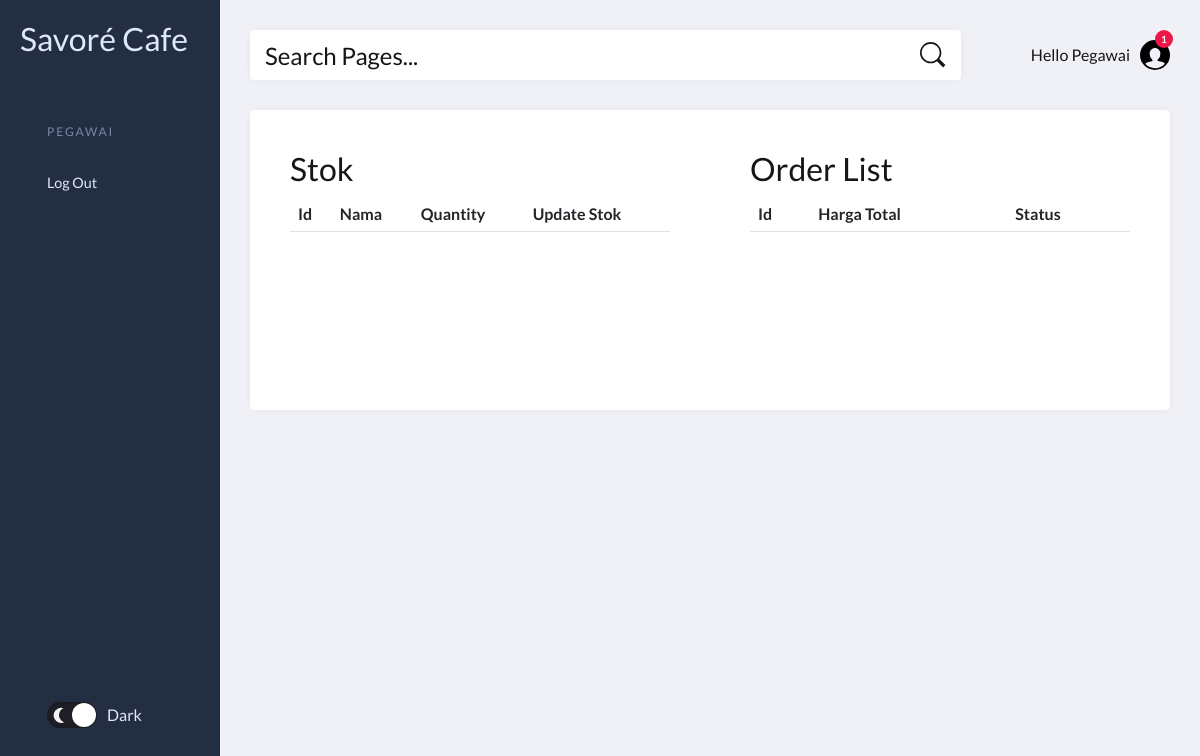
/pegawai.php, run on an earlier commit of the app's database.
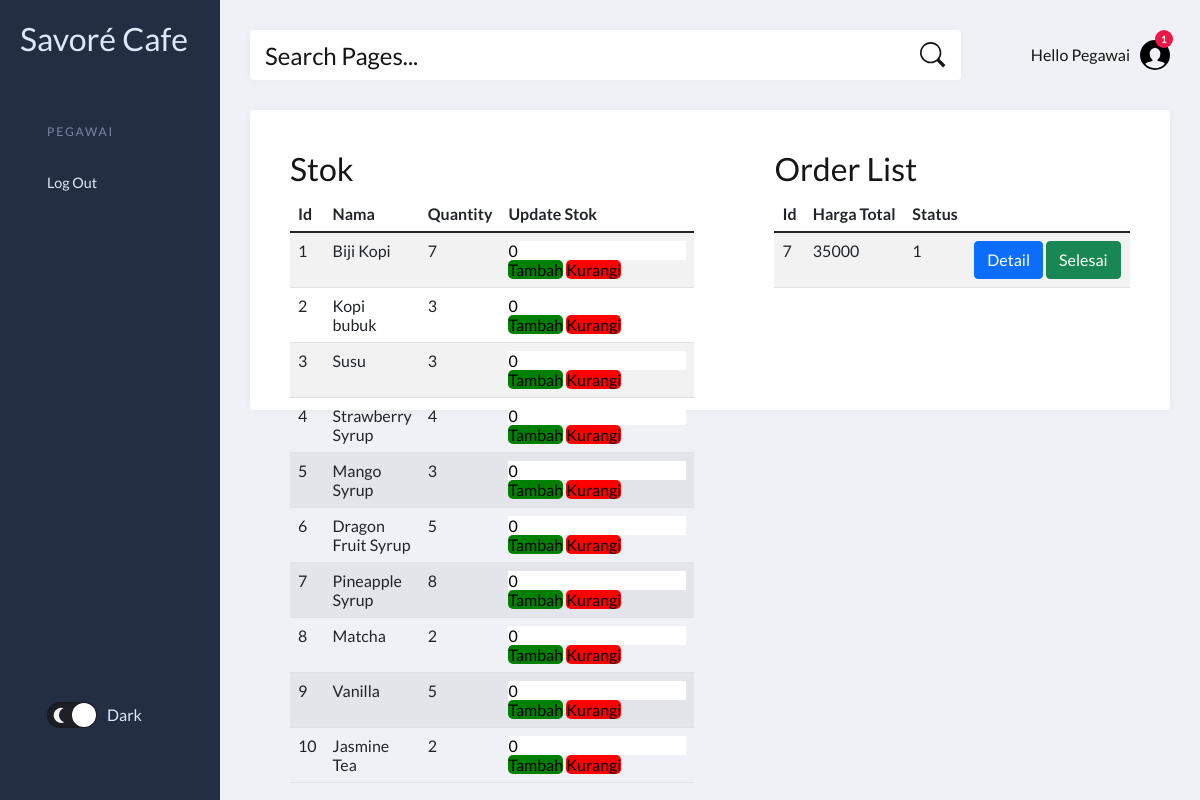
And on a later commit of the database.
### tables this page shows
CREATE TABLE `stok` (
  `id_stok` int(11) NOT NULL AUTO_INCREMENT,
  `nama_stok` varchar(255) NOT NULL,
  `quantity` int(11) NOT NULL,
  PRIMARY KEY (`id_stok`)
);

CREATE TABLE `h_jual` (
  `nota_pesanan` int(11) NOT NULL AUTO_INCREMENT,
  `harga_total` int(11) DEFAULT NULL,
  `STATUS` int(11) DEFAULT NULL,
  PRIMARY KEY (`nota_pesanan`)
);

### pegawai.php (the view, shortened to what this page needs)
<link href="https://cdn.jsdelivr.net/npm/bootstrap@5.1.3/dist/css/bootstrap.min.css" rel="stylesheet">
<header class="page-header">
  <nav>
      <h2 style="margin-left: 20px;">Savoré Cafe</h2>
    <ul class="admin-menu">
      <li class="menu-heading">
        <h3>PEGAWAI</h3>
        <a class="btn_signIn" href="login.php">Log Out</a>
      </li>
      <li>
        <div class="switch">
          <label for="mode">
            <span></span>
            <span>Dark</span>
          </label>
        </div>
        <button class="collapse-btn" aria-expanded="true" aria-label="collapse menu">
        </button>
      </li>
    </ul>
  </nav>
</header>
<section class="page-content">
  <section class="search-and-user">
    <form>
      <input type="search" placeholder="Search Pages...">
      <button type="submit" aria-label="submit form">
        <svg aria-hidden="true">
          <use xlink:href="#search"></use>
        </svg>
      </button>
    </form>
    <div class="admin-profile">
      <span class="greeting">Hello Pegawai</span>
      <div class="notifications">
        <span class="badge">1</span>
        <svg>
          <use xlink:href="#users"></use>
        </svg>
      </div>
    </div>
  </section>
  <section class="grid" >
  <?php
require 'controller.php';
try {
    $sql = "SELECT * FROM stok";
    $stmt = $dbh->prepare($sql);
    $stmt->execute();
    $products = $stmt->fetchAll();
} catch (PDOException $e) {
    echo "Error: " . $e->getMessage();
}
?>
<article>
    <div class="col" style="padding: 40px;">
        <h2>Stok</h2>
        <table class="table table-striped">
            <thead>
                <tr>
                    <th>Id</th>
                    <th>Nama</th>
                    <th>Quantity</th>
                    <th>Update Stok</th>
                </tr>
            </thead>
            <tbody>
                <?php foreach ($products as $product): ?>
                <tr>
                    <td><?php echo htmlspecialchars($product['id_stok']); ?></td>
                    <td><?php echo htmlspecialchars($product['nama_stok']); ?></td>
                    <td><?php echo htmlspecialchars($product['quantity']); ?></td>
                    <td>
                        <form action="PegawaiController.php" method="post">
                            <input type="number" name="quantity" value="0" min="0">
                            <button type="submit" name="action" value="increase" style="background-color: green; color: black; border-radius: 5px;height:30px,">Tambah</button>
                            <button type="submit" name="action" value="decrease" style="background-color: red; color: black; border-radius: 5px;height:30px,">Kurangi</button>
                        </form>
                    </td>
                </tr>
                <?php endforeach; ?>
              </tbody>
          </table>
    </div>
    <div class="col" style="padding: 40px;">
        <h2>Order List</h2>
        <table class="table table-striped">
            <thead>
                <tr>
                    <th>Id</th>
                    <th>Harga Total</th>
                    <th>Status</th>
                </tr>
            </thead>
            <tbody>
                <?php
              require 'controller.php';
              try {
                  $sql = "SELECT * FROM H_jual where STATUS = 1";
                  $stmt = $dbh->prepare($sql);
                  $stmt->execute();
                  $orders = $stmt->fetchAll();
              } catch (PDOException $e) {
                  echo "Error: " . $e->getMessage();
              }
              ?>
                  <?php foreach ($orders as $order): ?>
                    <tr>
                      <td><?php echo htmlspecialchars($order['nota_pesanan']); ?></td>
                      <td><?php echo htmlspecialchars($order['harga_total']); ?></td>
                      <td><?php echo htmlspecialchars($order['STATUS']); ?></td>
                      <td>
                          <form action="detailpesanan.php" method="get" style="display: inline;">
                              <button type="submit" class="btn btn-primary" name="action" value="view_detail">Detail</button>
                          </form>
                          <form action="controller.php" method="post" style="display: inline;">
                              <button type="submit" class="btn btn-success" name="action" value="complete_order">Selesai</button>
                          </form>
                      </td>
                  </tr>
                  <?php endforeach; ?>
            </tbody>
        </table>
    </div>
</article>
  </section>
</section>

What changed in the data, as far as the page shows it:
added stok: id_stok "1", nama_stok "Biji Kopi", quantity "7"
added stok: id_stok "2", nama_stok "Kopi bubuk", quantity "3"
added stok: id_stok "3", nama_stok "Susu", quantity "3"
added stok: id_stok "4", nama_stok "Strawberry Syrup", quantity "4"
added stok: id_stok "5", nama_stok "Mango Syrup", quantity "3"
added stok: id_stok "6", nama_stok "Dragon Fruit Syrup", quantity "5"
added stok: id_stok "7", nama_stok "Pineapple Syrup", quantity "8"
added stok: id_stok "8", nama_stok "Matcha", quantity "2"
added stok: id_stok "9", nama_stok "Vanilla", quantity "5"
added stok: id_stok "10", nama_stok "Jasmine Tea", quantity "2"
added h_jual: nota_pesanan "7", harga_total "35000", STATUS "1"
